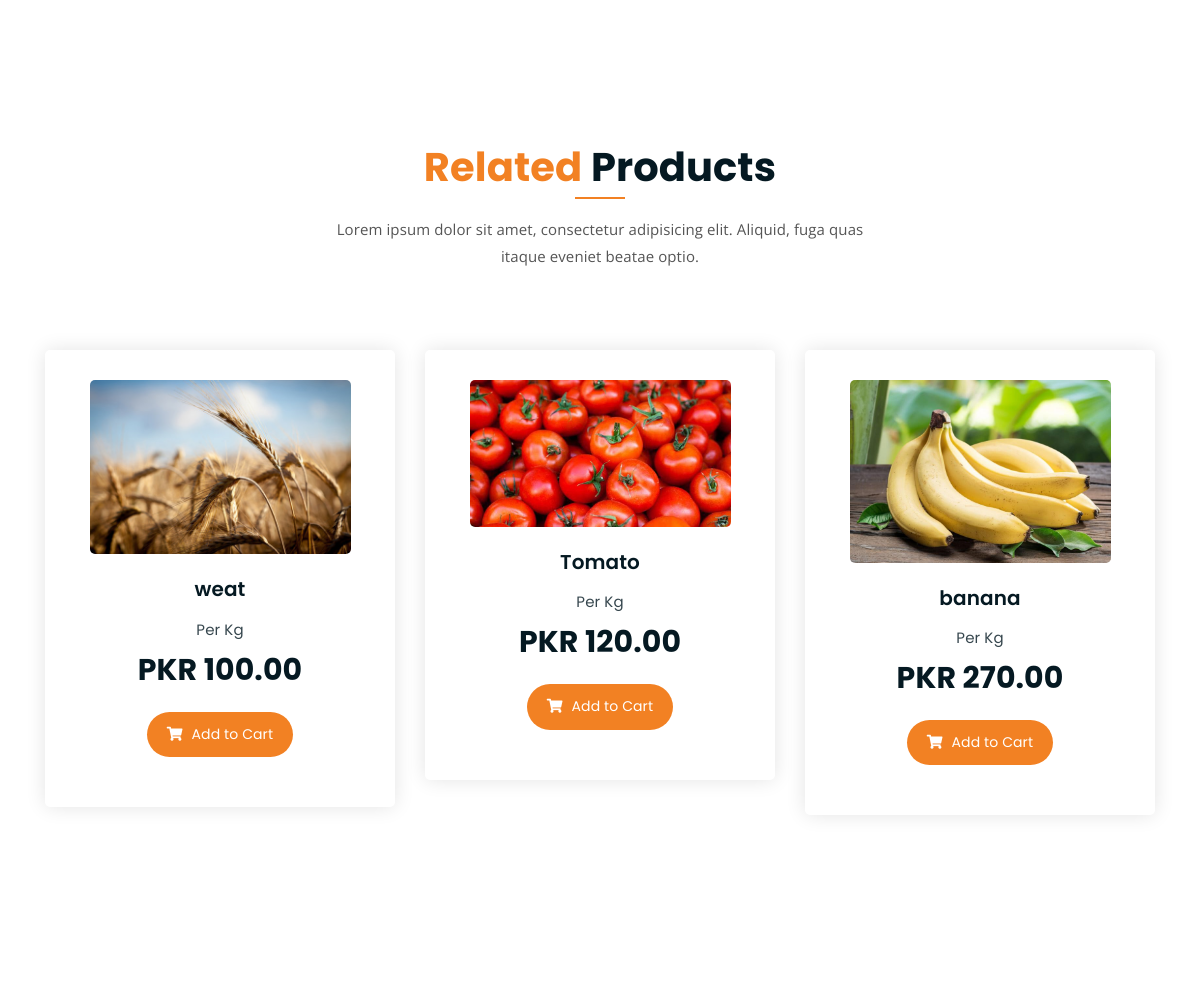
Before: /shop/single-product/8/ (middle part) with the older database file.
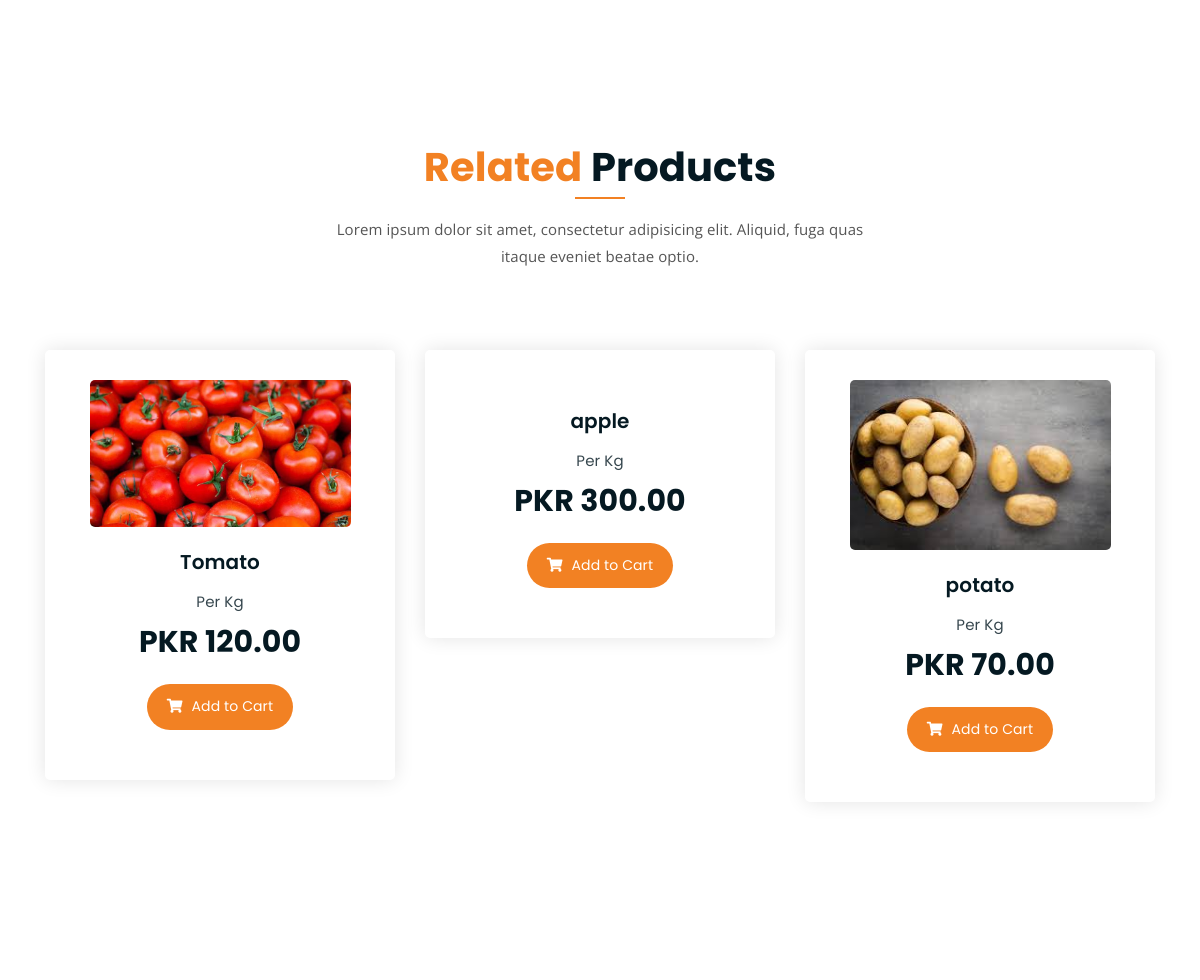
After: the same page with the newer database file.
### shop/models.py (models this page shows, shortened)
class Product(models.Model):
    QUALITY_PRICE_MULTIPLIERS = {
        'A': Decimal('1.00'),
        'B': Decimal('0.85'),
        'C': Decimal('0.65'),
    }
    farmer = models.ForeignKey(settings.AUTH_USER_MODEL, on_delete=models.CASCADE, related_name='products', null=True, blank=True)
    name = models.CharField(max_length=100)
    category = models.ForeignKey(Category, on_delete=models.SET_NULL, null=True, related_name='products')
    market_location = models.CharField(max_length=120, blank=True, default='')
    price = models.DecimalField(max_digits=10, decimal_places=2)
    description = models.TextField()
    stock = models.IntegerField()
    image = models.ImageField(upload_to='products/', blank=True, null=True)
    quality_grade = models.CharField(max_length=1, choices=[('A', 'Grade A'), ('B', 'Grade B'), ('C', 'Grade C')], null=True, blank=True)
    quality_confidence = models.DecimalField(max_digits=5, decimal_places=2, null=True, blank=True)
    price_source = models.ForeignKey(MarketPrice, on_delete=models.SET_NULL, null=True, blank=True, related_name='priced_products')
    priced_at = models.DateTimeField(null=True, blank=True)
    created_at = models.DateTimeField(auto_now_add=True)
    @property
    def commodity_type(self):
        return (self.category.name if self.category else '').strip()
    @property
    def is_wheat_commodity(self):
        return self.commodity_type.lower() == 'wheat'
    def _price_queryset(self, on_date):
        commodity = self.commodity_type
        location = (self.market_location or '').strip()
        if not commodity or not location:
            return MarketPrice.objects.none()
        return MarketPrice.objects.filter(
            price_date=on_date,
            commodity_type__iexact=commodity,
            market_location__iexact=location,
        )
    def get_market_price(self, on_date=None):
        on_date = on_date or timezone.localdate()
        today_match = self._price_queryset(on_date).order_by('-scraped_at').first()
        if today_match:
            return today_match
        return MarketPrice.objects.filter(
            commodity_type__iexact=self.commodity_type,
            market_location__iexact=(self.market_location or '').strip(),
            price_date__lt=on_date,
        ).order_by('-price_date', '-scraped_at').first()
    def apply_market_price(self, on_date=None, strict=False):
        target_date = on_date or timezone.localdate()
        market_price = self.get_market_price(on_date=target_date)
        self.price = market_price.price_per_kg
        self.price_source = market_price
        self.priced_at = timezone.now()
        return market_price
    def save(self, *args, **kwargs):
        allow_admin_override = kwargs.pop('allow_admin_override', False)
        enforce_market_rules = kwargs.pop('enforce_market_rules', True)
        allow_quality_override = kwargs.pop('allow_quality_override', False)
        super().save(*args, **kwargs)
        if self.image:
            img = Image.open(self.image.path)
            if img.height > 2160 or img.width > 3840:
                output_size = (3840, 2160)
                img.thumbnail(output_size, Image.LANCZOS)
                img.save(self.image.path, quality=95, optimize=True)
    def _should_enforce_market_rules(self, enforce_market_rules, allow_admin_override):
        return enforce_market_rules and bool(self.farmer_id) and not allow_admin_override
    def should_refresh_price(self, *, refresh_interval=timedelta(hours=2)):
        now = timezone.now()
        today_latest = self._price_queryset(timezone.localdate()).order_by('-scraped_at').first()
        if today_latest and (self.price_source_id != today_latest.id):
            return True
        if self.priced_at is None:
            return bool(self.get_market_price())
        if now - self.priced_at >= refresh_interval:
            return bool(self.get_market_price())
        return False
    def refresh_market_price_if_due(self, *, refresh_interval=timedelta(hours=2)):
        if not self.should_refresh_price(refresh_interval=refresh_interval):
            return False
        matched_price = self.apply_market_price(strict=False)
        if matched_price is None:
            return False
        if self.is_wheat_commodity:
            self.apply_quality_grade_price_adjustment()
        self.save(
            update_fields=['price', 'price_source', 'priced_at'],
            enforce_market_rules=False,
        )
        return True
    @property
    def average_rating(self):
        avg = self.reviews.aggregate(models.Avg('rating'))['avg']
        return avg if avg else 0

### shop/views.py (the view)
# urls.py: path('shop/single-product/<int:pk>/', views.single_product, name='single-product'),
def single_product(request, pk):
    product = get_object_or_404(Product, pk=pk)
    product.refresh_market_price_if_due()
    reviews = product.reviews.all().order_by('-created_at')
    if request.method == 'POST' and request.user.is_authenticated:
        form = ReviewForm(request.POST)
        if form.is_valid():
            if Review.objects.filter(product=product, user=request.user).exists():
                messages.warning(request, "You have already reviewed this product.")
            else:
                review = form.save(commit=False)
                review.product = product
                review.user = request.user
                review.save()
                messages.success(request, "Thank you for your feedback!")
            return redirect('single-product', pk=pk)
    else:
        form = ReviewForm()
    products = list(Product.objects.exclude(pk=pk)[:4])
    _refresh_listed_product_prices(products)
    context = {
        'product': product,
        'products': products,
        'reviews': reviews,
        'form': form
    }
    return render(request, 'single-product.html', context)

### shop/models.py (called while the page is built)
    @property
    def uses_100kg_unit(self):
        normalized_unit = (self.unit or '').lower().replace(' ', '')
        if normalized_unit in {'100kg', 'quintal'}:
            return True
        return not normalized_unit and self.source.lower() == 'amis.pk'

    @property
    def price_per_kg(self):
        if self.uses_100kg_unit:
            return (self.price / Decimal('100')).quantize(Decimal('0.01'))
        return self.price.quantize(Decimal('0.01'))

### shop/views.py (called while the page is built)
def _refresh_listed_product_prices(products):
    for product in products:
        product.refresh_market_price_if_due()

### templates/single-product.html (shortened to what this page needs)
{% extends 'base.html' %}
{% load static %}
{% block content %}
	<div class="more-products mb-150">
		<div class="container">
			<div class="row">
				<div class="col-lg-8 offset-lg-2 text-center">
					<div class="section-title">
						<h3><span class="orange-text">Related</span> Products</h3>
						<p>Lorem ipsum dolor sit amet, consectetur adipisicing elit. Aliquid, fuga quas itaque eveniet beatae optio.</p>
					</div>
				</div>
			</div>
			<div class="row">
				{% for p in products|slice:":3" %}
				<div class="col-lg-4 col-md-6 text-center">
					<div class="single-product-item">
						<div class="product-image">
							<a href="{% url 'single-product' p.pk %}">
								{% if p.image %}
								<img src="{{ p.image.url }}" alt="">
								{% else %}
								<img src="{% static 'assets/img/products/product-img-1.jpg' %}" alt="">
								{% endif %}
							</a>
						</div>
						<h3>{{ p.name }}</h3>
						<p class="product-price"><span>Per Kg</span> PKR {{ p.price }}</p>
						<a href="{% url 'add_to_cart' p.id %}" class="cart-btn"><i class="fas fa-shopping-cart"></i> Add to Cart</a>
					</div>
				</div>
				{% endfor %}
			</div>
		</div>
	</div>
{% endblock %}

Changed rows visible on the page:
removed Product: image (picture), name "weat", price "100.00"
removed Product: image (picture), name "banana", price "270.00"
now on this page (row unchanged): Product: name "apple", price "300.00"
now on this page (row unchanged): Product: image (picture), name "potato", price "70.00"
